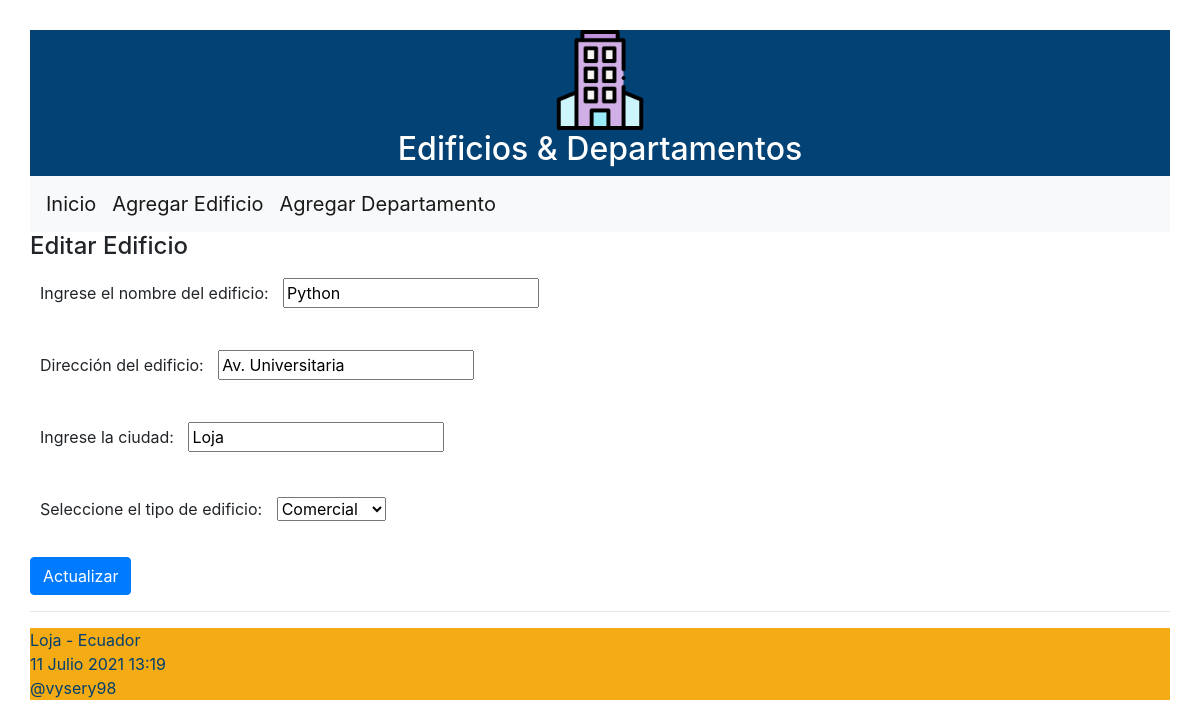
Screenshot of /editar_edificio/1 with the database file from the repository.
### ordenamiento/models.py (models this page shows, shortened)
class Edificio(models.Model):
	opciones_tipo = (
	    ('residencial','Residencial'),
	    ('comercial','Comercial'),
    )
	nombre = models.CharField("Nombre del edificio", max_length=50)
	direccion = models.CharField("Dirección", max_length=50)
	ciudad = models.CharField("Ciudad", max_length=50)
	tipo_edificio = models.CharField("Tipo", max_length=30,
        choices=opciones_tipo)

### ordenamiento/views.py (the view)
# urls.py: path('editar_edificio/<int:id>', views.editar_edificio,
def editar_edificio(request, id):
    edificio = Edificio.objects.get(pk=id)
    if request.method=='POST':
        formulario = EdificioForm(request.POST, instance=edificio)
        print(formulario.errors)
        if formulario.is_valid():
            formulario.save()
            return redirect(index)
    else:
        formulario = EdificioForm(instance=edificio)
    diccionario = {'formulario': formulario}
    return render(request, 'editarEdificio.html', diccionario)

### ordenamiento/forms.py (shortened to what this page needs)
class EdificioForm(ModelForm):
    class Meta:
        model = Edificio
        fields = ['nombre', 'direccion', 'ciudad', 'tipo_edificio']
        labels = {
            'nombre': _('Ingrese el nombre del edificio'),
            'direccion': _('Dirección del edificio'),
            'ciudad': _('Ingrese la ciudad'),
            'tipo_edificio': _('Seleccione el tipo de edificio'),
        }

### ordenamiento/templates/editarEdificio.html (shortened to what this page needs)
{% extends "master.html" %}
{% block content %}
<h4>Editar Edificio</h4>
<form action="" method="post">
  {{formulario.as_p}}
  <p><button type="submit" class="btn btn-primary">Actualizar</button></p>
</form>
{% endblock %}

### ordenamiento/static/css/estilos.css (style rules this page uses)
body { background: #FEFEFD; padding: 30px; }
label { padding: 12px 10px; }

### rows the page displays
Edificio: nombre "Python", direccion "Av. Universitaria", ciudad "Loja", tipo_edificio "Comercial"
